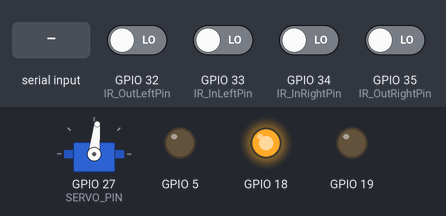
The program below on a simulated ESP32. On the bench: servo, output pins drawn as LEDs (lit = HIGH). The inputs (shaded band) are chosen by the test bench; at power-on: GPIO 32 (IR_OutLeftPin), GPIO 33 (IR_InLeftPin), GPIO 34 (IR_InRightPin), GPIO 35 (IR_OutRightPin) LOW. Nothing arrives over Bluetooth unless stated; servo pulses on a pin are drawn as a servo (544–2400 µs = 0–180°); what the program prints to the serial monitor is not drawn.

Above: at 1.6 s.
1.7 s: "START\n" received over the second serial link
5.2 s: "STRAIGHT\n" received over the second serial link
At 5.8 s:
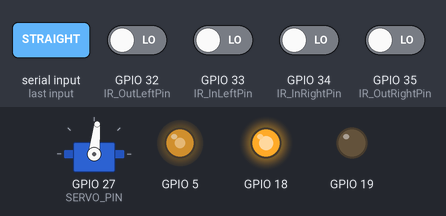
6.7 s: "90\n" received over the second serial link
At 7.1 s:
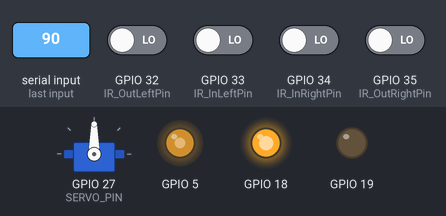
8.2 s: "STOP_TRACK\n" received over the second serial link
At 9.6 s:
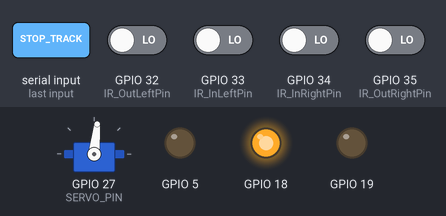
Timing chart, 0 to 10.7 s (numbered marks = the images above; inputs shaded):
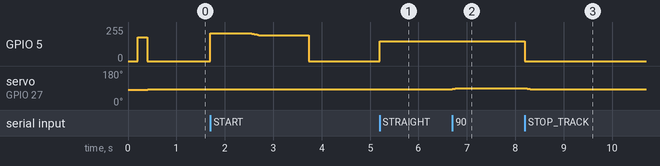

The program:

main.cpp
```cpp
#include <Arduino.h>
#include <BluetoothSerial.h>
#include "Servo.h"
#include "motor.h"

// ==================== 引脚定义 ====================
#define IR_OutLeftPin 32  // 左侧外部传感器
#define IR_InLeftPin 33   // 左侧内部传感器
#define IR_InRightPin 34  // 右侧内部传感器
#define IR_OutRightPin 35 // 右侧外部传感器
#define SERVO_PIN 27      // 舵机引脚

// ==================== 优化参数配置 ====================
#define TRACK_INTERVAL 30

// PID控制参数
#define KP 0.3f
#define KD 0.8f

// 传感器滤波参数
#define SENSOR_FILTER_SAMPLES 3 // 传感器滤波采样次数
static int sensorHistory[4][SENSOR_FILTER_SAMPLES] = {0};
static int historyIndex = 0;

// 舵机参数
#define SERVO_CENTER 84.5f
#define SERVO_MIN 70.0f
#define SERVO_MAX 100.0f
#define MAX_ANGLE_CHANGE 5.0f

// 速度参数 - 修改为启动加速模式
#define STARTUP_DURATION 1000 // 启动加速期2秒
#define BOOST_SPEED 210       // 新增：启动加速速度（较大）
#define CRUISE_SPEED 195      // 新增：巡航稳定速度（稍低）
#define CURVE_SPEED 190
#define SHARP_TURN_SPEED 190

// ==================== 全局对象 ====================
Motor motor(5, 18, 19);   // 电机对象（PWM, IN1, IN2）
Servo myservo;            // 舵机对象
BluetoothSerial SerialBT; // 蓝牙对象

// ==================== 全局状态变量 ====================
bool isTracking = false;
float currentServoAngle = SERVO_CENTER;
float lastError = 0;
unsigned long trackingStartTime = 0;

// ==================== 函数声明 ====================
void moveStraight(int speed);
void stopMotor();
void proccessBluetoothCommands(String command);
bool isAngleCommand(String cmd);
bool isFloatAngleCommand(String cmd); // 新增浮点数命令检测
void setServoAngle(float angle);      // 改为浮点数参数
void showHelp();
String sendIRSensorData();
void sendIRtoBluetooth();
void smoothLineTracking(int ir1, int ir2, int ir3, int ir4);

// ==================== 初始化 ====================
void setup()
{
  Serial.begin(115200);

  // 蓝牙初始化
  SerialBT.begin("MyCar");
  Serial.printf("蓝牙设备名：%s，等待连接...\n", "MyCar");

  // 红外传感器引脚模式
  pinMode(IR_OutLeftPin, INPUT);
  pinMode(IR_InLeftPin, INPUT);
  pinMode(IR_InRightPin, INPUT);
  pinMode(IR_OutRightPin, INPUT);

  // 舵机初始化
  myservo.attach(SERVO_PIN);
  delay(200);
  setServoAngle(SERVO_CENTER);

  // 电机低负载启动测试
  moveStraight(180);
  delay(200);
  stopMotor();

  Serial.println("系统就绪！发送 START 开始循迹");
}

// ==================== 主循环 ====================
void loop()
{
  // 舵机无阻塞更新
  myservo.update();

  // 处理蓝牙命令
  if (SerialBT.available())
  {
    String command = SerialBT.readStringUntil('\n');
    command.trim();
    Serial.printf("收到蓝牙命令：%s\n", command.c_str());
    proccessBluetoothCommands(command);
  }

  // 执行优化的循迹控制
  if (isTracking)
  {
    int ir1 = digitalRead(IR_OutLeftPin);
    int ir2 = digitalRead(IR_InLeftPin);
    int ir3 = digitalRead(IR_InRightPin);
    int ir4 = digitalRead(IR_OutRightPin);

    smoothLineTracking(ir1, ir2, ir3, ir4);
  }

  // 定时发送红外数据（调试用）
  static unsigned long lastIRSendTime = 0;
  if (millis() - lastIRSendTime >= 1000)
  {
    lastIRSendTime = millis();
    sendIRtoBluetooth();
  }
}

// ==================== 电机控制函数 ====================
void moveStraight(int speed)
{
  speed = constrain(speed, 0, 255);
  motor.MoveForward();
  motor.setSpeed(speed);
}

void stopMotor()
{
  motor.setSpeed(0);
  Serial.println("电机停止");
}

// ==================== 蓝牙命令处理 ====================
void proccessBluetoothCommands(String command)
{
  String originalCommand = command; // 保存原始命令
  command.trim();
  command.toUpperCase();

  // 浮点数角度命令（支持小数点）
  if (isFloatAngleCommand(originalCommand))
  {
    float angle = originalCommand.toFloat();
    setServoAngle(angle);
    SerialBT.println("Set: " + String(angle, 1) + "°"); // 显示1位小数
  }
  // 整数角度命令（向后兼容）
  else if (isAngleCommand(command))
  {
    float angle = command.toFloat();
    setServoAngle(angle);
    SerialBT.println("Set: " + String(angle, 1) + "°");
  }
  // 开始循迹
  else if (command == "START")
  {
    isTracking = true;
    currentServoAngle = SERVO_CENTER;
    lastError = 0;
    trackingStartTime = millis();

    // 启动时使用较大速度快速提速
    moveStraight(BOOST_SPEED); // 修改：使用BOOST_SPEED
    setServoAngle(SERVO_CENTER);
    SerialBT.println("开始优化循迹（启动加速模式）");
    Serial.println("蓝牙命令：开始优化循迹");
  }
  // 停止循迹
  else if (command == "STOP_TRACK" || command == "PAUSE")
  {
    isTracking = false;
    stopMotor();
    setServoAngle(SERVO_CENTER);
    SerialBT.println("停止循迹");
    Serial.println("蓝牙命令：停止循迹");
  }
  // 手动控制命令
  else if (command == "STRAIGHT" || command == "FORWARD")
  {
    SerialBT.println("前进");
    moveStraight(150);
  }
  else if (command == "STOP")
  {
    SerialBT.println("停止");
    stopMotor();
  }
  // 帮助命令
  else if (command == "HELP" || command == "?")
  {
    showHelp();
  }
  else
  {
    SerialBT.println("未知命令");
    Serial.println("蓝牙命令：未知");
  }
}

// ==================== 辅助函数 ====================
// 整数角度命令检测（向后兼容）
bool isAngleCommand(String cmd)
{
  for (int i = 0; i < cmd.length(); i++)
  {
    if (!isdigit(cmd[i]))
      return false;
  }
  float value = cmd.toFloat();
  return (value >= SERVO_MIN && value <= SERVO_MAX);
}

// 浮点数角度命令检测（新增）
bool isFloatAngleCommand(String cmd)
{
  bool hasDecimalPoint = false;
  for (int i = 0; i < cmd.length(); i++)
  {
    if (cmd[i] == '.')
    {
      if (hasDecimalPoint)
        return false; // 多个小数点
      hasDecimalPoint = true;
    }
    else if (!isdigit(cmd[i]))
    {
      return false;
    }
  }
  float value = cmd.toFloat();
  return (value >= SERVO_MIN && value <= SERVO_MAX);
}

// 设置舵机角度（改为浮点数）
void setServoAngle(float angle)
{
  angle = constrain(angle, SERVO_MIN, SERVO_MAX);
  myservo.write(angle); // 使用浮点数版本的write
  currentServoAngle = angle;
  Serial.printf("设置舵机角度：%.1f°\n", angle); // 浮点数格式输出
}

void showHelp()
{
  String helpMsg = "======== 可用命令 ========\n";
  helpMsg += "START    - 开始优化循迹\n";
  helpMsg += "STOP     - 停止电机\n";
  helpMsg += "STOP_TRACK- 暂停循迹\n";
  helpMsg += "STRAIGHT - 手动直行\n";
  helpMsg += "60-110   - 设置舵机角度（整数）\n";
  helpMsg += "85.5     - 设置舵机角度（浮点数）\n";
  helpMsg += "HELP/?   - 显示帮助\n";
  helpMsg += "========================\n";
  helpMsg += "优化特性：50ms响应，PID控制，自适应速度";

  SerialBT.println(helpMsg);
}

String sendIRSensorData()
{
  int ir1 = digitalRead(IR_OutLeftPin);
  int ir2 = digitalRead(IR_InLeftPin);
  int ir3 = digitalRead(IR_InRightPin);
  int ir4 = digitalRead(IR_OutRightPin);

  return String(ir1) + "," + String(ir2) + "," + String(ir3) + "," + String(ir4);
}

void sendIRtoBluetooth()
{
  String irData = sendIRSensorData();
  SerialBT.println("IR_DATA:" + irData);
  Serial.println("发送红外数据：" + irData);
}

// ==================== 优化的核心循迹函数 ====================
/**
 * @brief 平滑循迹控制（PID原理 + 自适应速度 + 启动加速）
 * 传感器权重分配：[-3, -1, 1, 3] 对应 [左外, 左内, 右内, 右外]
 * 速度控制：启动加速 → 稳定巡航
 */
void smoothLineTracking(int ir1, int ir2, int ir3, int ir4)
{
  if (!isTracking)
    return;

  static unsigned long lastAdjustTime = 0;
  unsigned long currentTime = millis();

  // 50ms执行一次修正
  if (currentTime - lastAdjustTime < TRACK_INTERVAL)
  {
    return;
  }
  lastAdjustTime = currentTime;

  // ===== 传感器数据滤波 =====

  // 更新传感器历史数据
  sensorHistory[0][historyIndex] = ir1;
  sensorHistory[1][historyIndex] = ir2;
  sensorHistory[2][historyIndex] = ir3;
  sensorHistory[3][historyIndex] = ir4;

  historyIndex = (historyIndex + 1) % SENSOR_FILTER_SAMPLES;

  // 计算滤波后的传感器值（多数表决）
  int filteredIR[4];
  for (int i = 0; i < 4; i++)
  {
    int sum = 0;
    for (int j = 0; j < SENSOR_FILTER_SAMPLES; j++)
    {
      sum += sensorHistory[i][j];
    }
    filteredIR[i] = (sum > SENSOR_FILTER_SAMPLES / 2) ? 1 : 0;
  }

  // 使用滤波后的数据
  ir1 = filteredIR[0];
  ir2 = filteredIR[1];
  ir3 = filteredIR[2];
  ir4 = filteredIR[3];

  // ===== 计算当前误差 =====
  float error = 0.0f;

  // 传感器权重分配
  if (ir1 == 1)
    error += 2.0f; // 左外检测到：强烈左偏信号
  if (ir2 == 1)
    error += 1.0f; // 左内检测到：轻微左偏信号
  if (ir3 == 1)
    error -= 1.0f; // 右内检测到：轻微右偏信号
  if (ir4 == 1)
    error -= 2.0f; // 右外检测到：强烈右偏信号

  // ===== 丢失路线处理 =====
  static unsigned long lostLineTime = 0;
  if (ir1 == 0 && ir2 == 0 && ir3 == 0 && ir4 == 0)
  {
    // 所有传感器都看不到线
    if (lostLineTime == 0)
    {
      lostLineTime = currentTime;
    }

    // 如果持续丢失路线超过2秒，停车
    if (currentTime - lostLineTime > 2000)
    {
      SerialBT.println("严重：持续丢失路线，停车！");
      stopMotor();
      isTracking = false;
      lostLineTime = 0; // 重置计时器
      return;
    }
    else
    {
      // 暂时丢失路线，保持当前方向
      error = 0; // 不调整方向，保持直线
      SerialBT.println("警告：暂时丢失路线，保持方向");
    }
  }
  else
  {
    // 重置丢失路线计时器
    lostLineTime = 0;
  }

  // ===== PID控制计算 =====
  float angleChange = 0.0f;

  // 比例项（主要控制）
  angleChange = error * KP;

  // 微分项（抑制振荡的关键）
  static float lastError2 = 0; // 上上次误差
  float derivative = (error - lastError) + (lastError - lastError2);
  angleChange += derivative * KD * 0.5f;

  // 更新误差历史
  lastError2 = lastError;
  lastError = error;

  // 死区控制 - 微小误差不响应
  if (fabs(error) < 0.3f)
  {
    angleChange = 0;
  }

  // 限制单次最大角度变化
  angleChange = constrain(angleChange, -MAX_ANGLE_CHANGE, MAX_ANGLE_CHANGE);

  // ===== 启动加速后稳定降速控制 =====
  int currentSpeed;
  unsigned long trackingDuration = currentTime - trackingStartTime;

  if (trackingDuration < STARTUP_DURATION)
  {
    // 启动加速期内使用较大速度快速提速
    currentSpeed = BOOST_SPEED;

    // 在加速期最后阶段开始平滑降速
    if (trackingDuration > STARTUP_DURATION * 0.8f)
    {
      // 最后20%时间开始平滑降速到巡航速度
      float progress = (float)(trackingDuration - STARTUP_DURATION * 0.8f) / (STARTUP_DURATION * 0.2f);
      currentSpeed = BOOST_SPEED + (CRUISE_SPEED - BOOST_SPEED) * progress;

      // 限制在合理范围内
      currentSpeed = constrain(currentSpeed, CRUISE_SPEED, BOOST_SPEED);
    }
  }
  else
  {
    // 加速期结束后使用较低的巡航速度
    currentSpeed = CRUISE_SPEED;
  }

  // 根据偏差进一步调整速度
  if (fabs(error) >= 1.5f)
  {
    currentSpeed = min(currentSpeed, SHARP_TURN_SPEED); // 急弯降速
  }
  else if (fabs(error) >= 0.8f)
  {
    currentSpeed = min(currentSpeed, CURVE_SPEED); // 弯道适中速度
  }

  // 确保速度在安全范围内
  currentSpeed = constrain(currentSpeed, 80, 255);

  // ===== 应用控制 =====
  currentServoAngle += angleChange;
  currentServoAngle = constrain(currentServoAngle, SERVO_MIN, SERVO_MAX);

  setServoAngle(currentServoAngle);
  motor.setSpeed(currentSpeed);

  // ===== 状态提示 =====
  static bool speedReduced = false;
  if (!speedReduced && trackingDuration >= STARTUP_DURATION)
  {
    speedReduced = true;
    SerialBT.println("启动加速完成，进入巡航模式");
  }

  // ===== 调试输出 =====
  static unsigned long lastPrintTime = 0;
  if (currentTime - lastPrintTime >= 500)
  { // 每500ms输出一次，避免太频繁
    lastPrintTime = currentTime;

    const char *mode = (trackingDuration < STARTUP_DURATION) ? "加速" : "巡航";

    // 显示原始和滤波后的传感器数据对比
    Serial.printf("模式:%s 时间:%ds 速度:%d ", mode, trackingDuration / 1000, currentSpeed);
    Serial.printf("传感器(原始/滤波):%d%d%d%d/%d%d%d%d ",
                  digitalRead(IR_OutLeftPin), digitalRead(IR_InLeftPin),
                  digitalRead(IR_InRightPin), digitalRead(IR_OutRightPin),
                  ir1, ir2, ir3, ir4);
    Serial.printf("误差:%.1f 舵机:%.1f°\n", error, currentServoAngle);

    // 蓝牙发送关键数据（避免太频繁）
    if (fabs(error) >= 1.5f || (trackingDuration < STARTUP_DURATION && trackingDuration % 1000 < 50))
    {
      String statusMsg = "TRACK:" + String(mode) +
                         " Time:" + String(trackingDuration / 1000) + "s" +
                         " Spd:" + String(currentSpeed) +
                         " Err:" + String(error, 1) +
                         " Ang:" + String(currentServoAngle, 1);
      SerialBT.println(statusMsg);
    }
  }
}
```

Measured:
- after the input at 5.2 s, GPIO 5: 0/255 → 150/255 at once
- after the input at 6.7 s, servo on GPIO 27 (SERVO_PIN): 84° → 90° at once
- after the input at 8.2 s, GPIO 5: 150/255 → 0/255 at once; servo on GPIO 27 (SERVO_PIN): 90° → 84° at once
